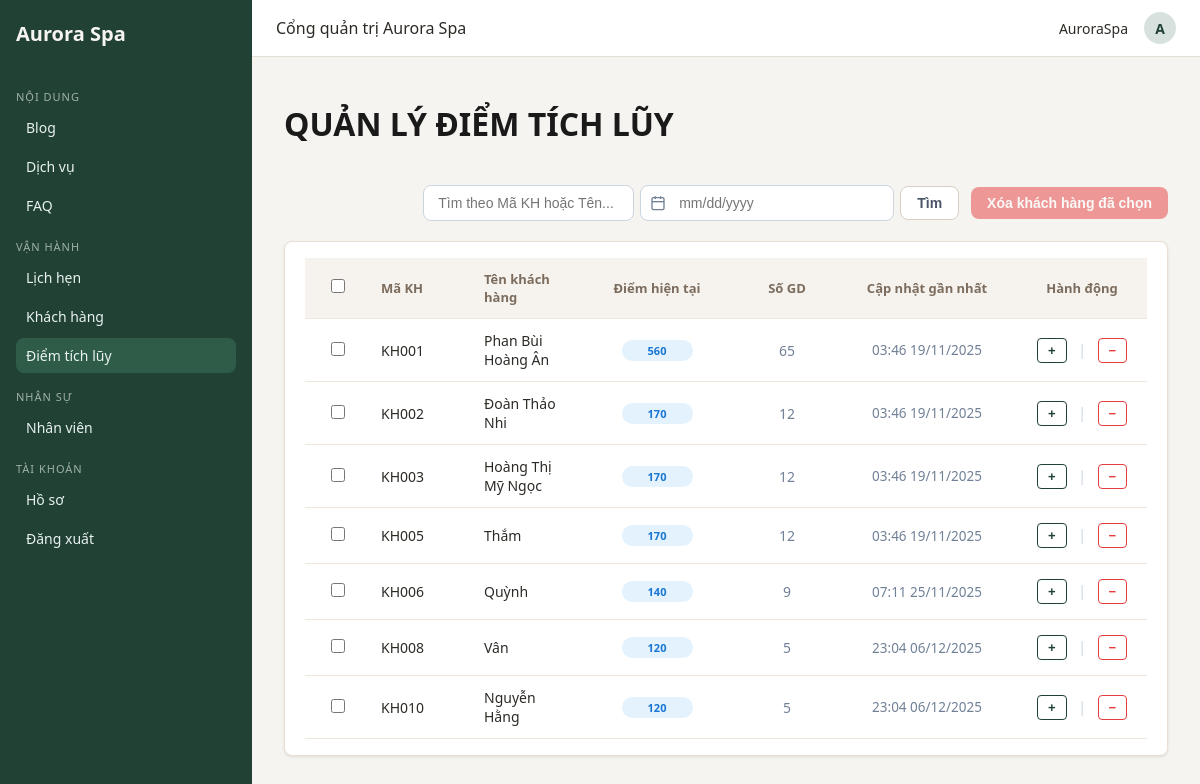
Screenshot of /staff/loyalty/ (signed in) with the database file from the repository.
### aurora/models.py (models this page shows, shortened)
class DiemTichLuy(models.Model):
    MaKhachHang = models.OneToOneField(
        'KhachHang',                      # Khóa ngoại liên kết đến bảng KhachHang
        on_delete=models.CASCADE,
        db_column='MaKhachHang',
        primary_key=True,                 # Vừa là khóa chính, vừa là khóa ngoại
        validators=[MinLengthValidator(5)],
        help_text="Mã khách hàng (VD: KH001, KH002, ...)"
    )
    SoDiemHienTai = models.IntegerField(
        default=0,
        help_text="Số điểm tích lũy hiện tại của khách hàng"
    )
    class Meta:
        db_table = 'DiemTichLuy'
        verbose_name = 'Điểm Tích Lũy'
        verbose_name_plural = 'Điểm Tích Lũy'

class KhachHang(models.Model):
    user = models.OneToOneField(User, on_delete=models.CASCADE, null=True, blank=True)
    MaKhachHang = models.CharField(
        max_length=5,
        primary_key=True,
        blank=True,  # <— thêm
        help_text="VD: KH001"
    )
    HoTen=models.CharField(max_length=200)
    SDT = models.CharField(max_length=10)
    Email = models.EmailField(
        max_length=255,
        blank=True,
        null=True
    )
    DiaChi=models.CharField(max_length=300)
    NgaySinh=models.DateField(null=True, blank=True)
    class Meta:
        db_table = 'KhachHang'
        verbose_name = 'Khách Hàng'
        verbose_name_plural = 'Khách Hàng'

class LichSuTichDiem(models.Model):
    MaGiaoDich = models.CharField(
        primary_key=True,
        max_length=5,
        help_text='Mã giao dịch'
    )
    LOAIGIAODICH_CHOICES = [
        ('Tích điểm', 'Tích điểm'),
        ('Quy đổi điểm', 'Quy đổi điểm'),
    ]
    LoaiGiaoDich = models.CharField(
        choices=LOAIGIAODICH_CHOICES,
        max_length=50,
        help_text='Loại giao dịch'
    )
    ChiTietGiaoDich = models.CharField(
        max_length=300,
        help_text='Chi tiết giao dịch'
    )
    NgayGiaoDich = models.DateTimeField(
        auto_now_add=True,
        help_text='Ngày giao dịch'
    )
    NgayCapNhat = models.DateTimeField(auto_now=True)
    MaKhachHang = models.ForeignKey(
        'KhachHang',
        on_delete=models.CASCADE,
        help_text="Khách hàng thực hiện giao dịch"
    )
    SoDiemThayDoi = models.IntegerField(
        help_text="Số điểm thay đổi (+ hoặc -)"
    )
    NguoiThucHien = models.ForeignKey(
        'NhanVien',
        on_delete=models.SET_NULL,
        null=True,
        blank=True,
        help_text='Nhân viên thực hiện giao dịch (tăng/giảm điểm)'
    )
    HanhDong = models.CharField(
        max_length=10,
        choices=[('+', 'Tăng'), ('-', 'Giảm')],
        null=True,
        blank=True,
        help_text='Giao dịch là cộng hay trừ điểm'
    )
    class Meta:
        db_table = 'LichSuTichDiem'
        verbose_name = 'Lịch Sử Tích Điểm'
        verbose_name_plural = 'Lịch Sử Tích Điểm'

### staffpanel/views.py (the view)
# urls.py: path('loyalty/', views.staff_loyalty_list, name='staff_loyalty_list'),
@reception_required
def staff_loyalty_list(request):
    q = request.GET.get('q', '')
    items = DiemTichLuy.objects.select_related('MaKhachHang').all().order_by('-SoDiemHienTai')
    if q:
        items = items.filter(
            models.Q(MaKhachHang__MaKhachHang__icontains=q) |
            models.Q(MaKhachHang__HoTen__icontains=q)
        )
    return render(request, 'staffpanel/loyalty_list.html', {'items': items, 'q': q,})

### staffpanel/permissions.py (called while the page is built)
def role_required(*roles):
    def decorator(view_func):
        @wraps(view_func)
        def _wrapped(request, *args, **kwargs):
            if not request.user.is_authenticated:
                return redirect('staff_login')
            try:
                nv = request.user.nhanvien
            except Exception:
                return HttpResponseForbidden("Bạn không phải nhân viên Aurora.")
            if nv.VaiTro in roles or request.user.is_superuser:
                return view_func(request, *args, **kwargs)
            return HttpResponseForbidden("Bạn không có quyền truy cập chức năng này.")
        return _wrapped
    return decorator

### staffpanel/templates/staffpanel/loyalty_list.html (shortened to what this page needs)
{% extends 'staffpanel/base.html' %}
{% load static %}
{% block nav_loyalty %}active{% endblock %}
{% block extra_css %}
<link rel="stylesheet" href="https://cdn.jsdelivr.net/npm/flatpickr/dist/flatpickr.min.css">
{% endblock %}
{% block content %}
<div class="page-header">
    <h1 class="page-title">QUẢN LÝ ĐIỂM TÍCH LŨY</h1>
    </div>
<div>
    <div style="margin-bottom:20px;display:flex;justify-content:flex-end;align-items:center;flex-wrap:wrap;gap:12px;">
        <form method="get" style="display:flex;gap:6px;align-items:center;">
            <input type="text" name="q" value="{{ q }}" placeholder="Tìm theo Mã KH hoặc Tên..."
                   style="padding:9px 14px; border-radius:8px; border:1px solid #cbd5e0; min-width:180px; font-size:14px;">
            <div class="date-input-wrapper">
                <input type="text" id="dateRange" name="date_range" class="date-input" placeholder="mm/dd/yyyy"
                       style="padding:9px 14px 9px 38px; border-radius:8px; border:1px solid #cbd5e0; min-width:200px; font-size:14px; cursor:pointer; background:white;"
                       readonly>
            </div>
            <button type="submit" class="btn btn-outline">Tìm</button>
        </form>
        <form method="post" id="bulk-delete-form" style="margin:0;">
            <button type="submit" name="bulk_delete" class="btn btn-danger" id="bulk-delete-btn" disabled>
                Xóa khách hàng đã chọn
            </button>
        </form>
    </div>
</div>
<div class="card">
    <table>
        <thead>
            <tr>
                <th style="width:50px;text-align:center;">
                    <input type="checkbox" id="select-all" class="custom-checkbox">
                </th>
                <th>Mã KH</th>
                <th>Tên khách hàng</th>
                <th style="width:140px;text-align:center;">Điểm hiện tại</th>
                <th style="width:80px;text-align:center;">Số GD</th>
                <th style="width:160px;text-align:center;">Cập nhật gần nhất</th>
                <th style="width:140px;text-align:center;">Hành động</th>
            </tr>
        </thead>
        <tbody>
            {% for item in items %}
            <tr onclick="openHistory(event, '{{ item.MaKhachHang.MaKhachHang }}', '{{ item.MaKhachHang.HoTen|escapejs }}', {{ item.SoDiemHienTai }})">
                <td style="text-align:center;" onclick="event.stopPropagation()">
                    <input type="checkbox" class="custom-checkbox cb-item" value="{{ item.MaKhachHang.MaKhachHang }}" form="bulk-delete-form">
                </td>
                <td>{{ item.MaKhachHang.MaKhachHang }}</td>
                <td>{{ item.MaKhachHang.HoTen }}</td>
                <td style="text-align:center;">
                    <span class="points-badge">{{ item.SoDiemHienTai }}</span>
                </td>
                <td style="text-align:center;color:#718096;">{{ item.MaKhachHang.lichsutichdiem_set.count }}</td>
                <td style="text-align:center;font-size:13.5px;color:#718096;">
                    {% if item.MaKhachHang.lichsutichdiem_set.first %}
                        {{ item.MaKhachHang.lichsutichdiem_set.first.NgayCapNhat|date:"H:i d/m/Y" }}
                    {% else %}—{% endif %}
                </td>
                <td style="text-align:center;" onclick="event.stopPropagation()">
                    <button class="btn-action btn-action-add" onclick="openAddPoint(event, '{{ item.MaKhachHang.MaKhachHang }}', '{{ item.MaKhachHang.HoTen|escapejs }}', {{ item.SoDiemHienTai }}, true)" title="Cộng điểm">+</button>
                    <span style="color:#cbd5e0;margin:0 8px;">|</span>
                    <button class="btn-action btn-action-subtract" onclick="openAddPoint(event, '{{ item.MaKhachHang.MaKhachHang }}', '{{ item.MaKhachHang.HoTen|escapejs }}', {{ item.SoDiemHienTai }}, false)" title="Trừ điểm">−</button>
                </td>
            </tr>
            {% empty %}
            <tr>
                <td colspan="7" class="empty-state">
                    Chưa có khách hàng nào.
                </td>
            </tr>
            {% endfor %}
        </tbody>
    </table>
</div>
{% endblock %}

### staffpanel/templates/staffpanel/base.html (shortened to what this page needs)
{% load static %}
<!DOCTYPE html>
<html lang="vi">
<head>
    {% block extra_css %}{% endblock %}
</head>
<body>
<div class="layout">
    <aside class="sidebar">
        <div class="brand">Aurora Spa</div>
        {% with role=request.user.nhanvien.VaiTro %}
        {% if role == "MANAGER" or role == "CONTENT" %}
            <div class="nav-section-title">Nội dung</div>
            <a href="{% url 'staff_blog_list' %}" class="nav-link {% block nav_blog %}{% endblock %}">Blog</a>
            <a href="{% url 'staff_service_list' %}" class="nav-link {% block nav_service %}{% endblock %}">Dịch vụ</a>
            <a href="{% url 'staff_faq_category_list' %}" class="nav-link {% block nav_faq %}{% endblock %}">FAQ</a>
        {% endif %}
        {% if role == "MANAGER" or role == "RECEPTION" %}
            <div class="nav-section-title">Vận hành</div>
            <a href="{% url 'staff_appointment_list' %}" class="nav-link {% block nav_appointment %}{% endblock %}">Lịch hẹn</a>
            <a href="{% url 'staff_customer_list' %}" class="nav-link {% block nav_customer %}{% endblock %}">Khách hàng</a>
            <a href="{% url 'staff_loyalty_list' %}" class="nav-link {% block nav_loyalty %}{% endblock %}">Điểm tích lũy</a>
        {% endif %}
        {% if role == "MANAGER" %}
            <div class="nav-section-title">Nhân sự</div>
            <a href="{% url 'staff_employee_list' %}" class="nav-link {% block nav_employee %}{% endblock %}">Nhân viên</a>
        {% endif %}
        <div class="nav-section-title">Tài khoản</div>
        <a href="{% url 'staff_profile' %}" class="nav-link">Hồ sơ</a>
        <a href="{% url 'staff_logout' %}" class="nav-link">Đăng xuất</a>
        {% endwith %}
    </aside>
    <div class="main">
        <header class="topbar">
            <div>Cổng quản trị Aurora Spa</div>
            <div class="topbar-right">
                <span>{{ request.user.username }}</span>
                <div class="avatar">{{ request.user.username|first|upper }}</div>
            </div>
        </header>
        <main class="content">
            {% block content %}{% endblock %}
        </main>
    </div>
</div>
</body>
</html>

### staffpanel/templates/staffpanel/base.html (style rules this page uses)
body { margin:0; font-family:system-ui,-apple-system,Segoe UI,Roboto,Helvetica,Arial,sans-serif; background:#f6f4f0; color:#2d2a26; }
.layout { display:flex; min-height:100vh; }
.sidebar { width:220px; background:#214134; color:#f6f4f0; display:flex; flex-direction:column; padding:20px 16px; }
.brand { font-weight:700; font-size:20px; margin-bottom:30px; }
.nav-section-title { font-size:11px; text-transform:uppercase; letter-spacing:1px; color:#9fb1a7; margin:12px 0 6px; }
.nav-link { display:block; padding:8px 10px; border-radius:8px; margin-bottom:4px; font-size:14px; text-decoration:none; color:#e8f2f0; transition:background .2s; }
.nav-link:hover, .nav-link.active { background:#2f5c48; }
.main { flex:1; display:flex; flex-direction:column; }
.topbar { height:56px; padding:0 24px; display:flex; align-items:center; justify-content:space-between; background:#fff; border-bottom:1px solid #e4ded4; }
.topbar-right { display:flex; align-items:center; gap:16px; font-size:14px; }
.avatar { width:32px; height:32px; border-radius:999px; background:#d7e2de; display:inline-flex; align-items:center; justify-content:center; font-weight:600; color:#214134; font-size:14px; }
.content { padding:24px 32px 40px; }
.page-header { display:flex; align-items:center; justify-content:space-between; margin-bottom:16px; }
.page-title { font-size: 32px !important; font-weight: 700 !important; color: #1a1a1a !important; margin-bottom: 24px !important; }
.btn { border:none; border-radius:8px; padding:8px 14px; font-size:14px; cursor:pointer; }
.btn-outline { background:transparent; border:1px solid #d6cbbd; color:#4b463c; }
.card { background:#fff; border-radius:12px; border:1px solid #eadfd0; box-shadow:0 4px 18px rgba(0,0,0,.03); padding:16px 20px; }
table { width:100%; border-collapse:collapse; font-size:14px; }
thead tr { background:#f6f3ee; }
th, td { padding:10px 8px; text-align:left; border-bottom:1px solid #f0e7dc; }
th { font-weight:600; color:#7b6c5d; font-size:13px; }
table { width: 100%; border-collapse: collapse; font-size: 14px; }
table th:first-child, table td:first-child { width: 50px !important; text-align: center !important; padding: 10px 8px !important; }
table th, table td { padding: 12px 10px !important; vertical-align: middle !important; }
thead tr { background: #f6f3ee !important; }
table th:last-child, table td:last-child { width: 110px !important; text-align: center !important; }

### staffpanel/templates/staffpanel/loyalty_list.html (style rules this page uses)
.custom-checkbox { width: 14px !important; height: 14px !important; cursor: pointer; accent-color: #214134; margin: 0; }
.date-input-wrapper { position: relative; display: inline-block; }
.date-input { padding: 6px 10px 6px 32px; border-radius: 8px; border: 1px solid #d9cfc3; font-size: 14px; min-width: 180px; cursor: pointer; }
.btn { padding: 8px 16px; border-radius: 8px; font-size: 14px; font-weight: 600; cursor: pointer; transition: all 0.3s; border: none; }
.btn-outline { background: white; color: #4a5568; border: 1px solid #d9cfc3; }
.btn-danger { background: #e53e3e; color: white; border: none; opacity: 0.5; cursor: not-allowed; }
.card { background: white; border-radius: 8px; box-shadow: 0 1px 3px rgba(0,0,0,0.1); overflow: hidden; }
table { width: 100%; table-layout: fixed; border-collapse: collapse; }
tbody tr { height: 56px; transition: background 0.2s; }
.points-badge { display: inline-block; min-width: 55px; padding: 3px 8px; border-radius: 999px; font-size: 11px; font-weight: 600; text-align: center; background: #e3f2fd; color: #1976d2; }
.btn-action { padding: 4px 10px; border-radius: 4px; border: 1px solid; background: white; font-size: 13px; font-weight: 600; cursor: pointer; transition: all 0.2s; }
.btn-action-add { border-color: #214134; color: #214134; }
.btn-action-subtract { border-color: #e53e3e; color: #e53e3e; }

### rows the page displays
DiemTichLuy: MaKhachHang.MaKhachHang "KH001", MaKhachHang.HoTen "Phan Bùi Hoàng Ân", SoDiemHienTai "560", MaKhachHang.lichsutichdiem_set.count "65", MaKhachHang.lichsutichdiem_set.first.NgayCapNhat "03:46 19/11/2025"
DiemTichLuy: MaKhachHang.MaKhachHang "KH002", MaKhachHang.HoTen "Đoàn Thảo Nhi", SoDiemHienTai "170", MaKhachHang.lichsutichdiem_set.count "12", MaKhachHang.lichsutichdiem_set.first.NgayCapNhat "03:46 19/11/2025"
DiemTichLuy: MaKhachHang.MaKhachHang "KH003", MaKhachHang.HoTen "Hoàng Thị Mỹ Ngọc", SoDiemHienTai "170", MaKhachHang.lichsutichdiem_set.count "12", MaKhachHang.lichsutichdiem_set.first.NgayCapNhat "03:46 19/11/2025"
DiemTichLuy: MaKhachHang.MaKhachHang "KH005", MaKhachHang.HoTen "Thắm", SoDiemHienTai "170", MaKhachHang.lichsutichdiem_set.count "12", MaKhachHang.lichsutichdiem_set.first.NgayCapNhat "03:46 19/11/2025"
DiemTichLuy: MaKhachHang.MaKhachHang "KH006", MaKhachHang.HoTen "Quỳnh", SoDiemHienTai "140", MaKhachHang.lichsutichdiem_set.count "9", MaKhachHang.lichsutichdiem_set.first.NgayCapNhat "07:11 25/11/2025"
DiemTichLuy: MaKhachHang.MaKhachHang "KH008", MaKhachHang.HoTen "Vân", SoDiemHienTai "120", MaKhachHang.lichsutichdiem_set.count "5", MaKhachHang.lichsutichdiem_set.first.NgayCapNhat "23:04 06/12/2025"
DiemTichLuy: MaKhachHang.MaKhachHang "KH010", MaKhachHang.HoTen "Nguyễn Hằng", SoDiemHienTai "120", MaKhachHang.lichsutichdiem_set.count "5", MaKhachHang.lichsutichdiem_set.first.NgayCapNhat "23:04 06/12/2025"

### other values shown
{{ request.user.username }} "AuroraSpa"
{{ request.user.username|first|upper }} "A"
